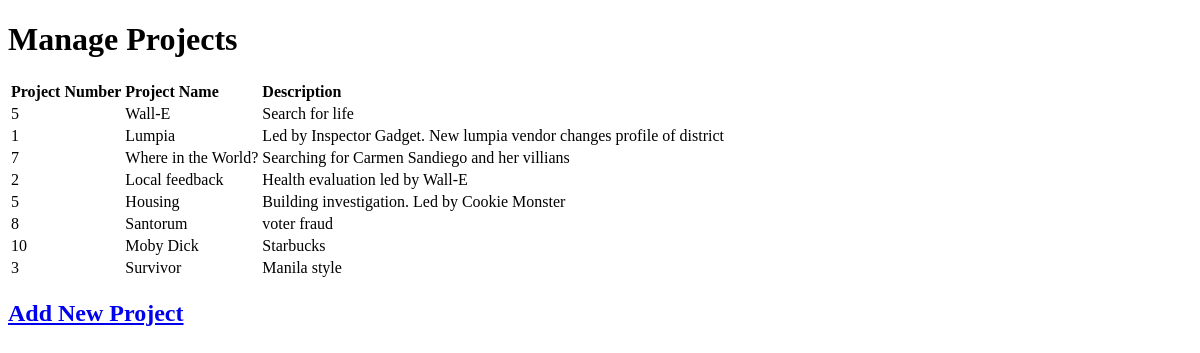
Before: /man.php with the older database file.
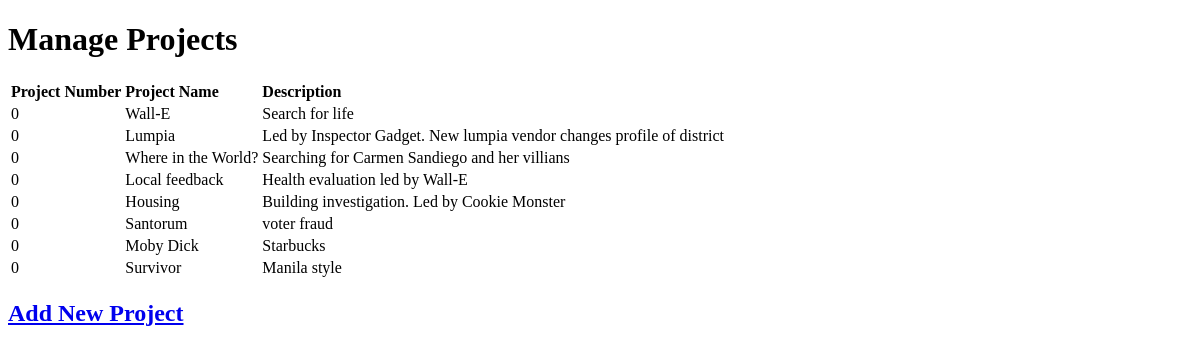
After: the same page with the newer database file.
### tables this page shows
CREATE TABLE IF NOT EXISTS `projects` (
  `id` int(11) NOT NULL AUTO_INCREMENT,
  `number` int(11) NOT NULL,
  `name` text NOT NULL,
  `description` text NOT NULL,
  `startdate` date NOT NULL,
  `enddate` date NOT NULL,
  PRIMARY KEY (`id`)
);

### man.php (the view, shortened to what this page needs)
<!DOCTYPE html PUBLIC "-//W3C//DTD XHTML 1.0 Transitional//EN" "http://www.w3.org/TR/xhtml1/DTD/xhtml1-transitional.dtd">
<html xmlns="http://www.w3.org/1999/xhtml">
<head>
</head>
<body  id="home">
<h1>Manage Projects</h1>
<?php
$result = mysql_query("SELECT number, name, description, id FROM projects");
?>
<table><tr>
<td><strong>Project Number</strong></td>
<td><strong>Project Name</strong></td>
<td><strong>Description</strong></td>
</tr>
<?php
while ( $row = mysql_fetch_row($result) ) {
    echo "<tr><td>";
    echo(htmlentities($row[0]));
    echo("</td><td>");
	echo(htmlentities($row[1]));
    echo("</td><td>");
	echo(htmlentities($row[2]));
	echo("</td></tr>");
}
	echo("</table>");
?>
<h2><a href="addproject.php">Add New Project</a></h2>
</body>
</html>

Changed rows visible on the page:
changed projects "Wall-E": number "5" → "0"
changed projects "Lumpia": number "1" → "0"
changed projects "Where in the World?": number "7" → "0"
changed projects "Local feedback": number "2" → "0"
changed projects "Housing": number "5" → "0"
changed projects "Santorum": number "8" → "0"
changed projects "Moby Dick": number "10" → "0"
changed projects "Survivor": number "3" → "0"
